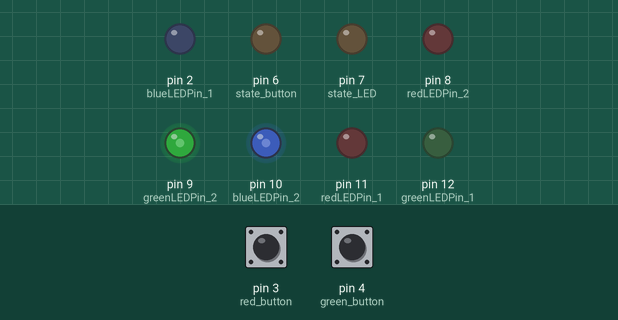
This sketch was run on a simulated Arduino Uno, built with avr-gcc and run on an emulated ATmega328P. Parts: output pins drawn as LEDs (lit = HIGH). Inputs (shaded band) come from the test bench; at power-on: pin 3 (red_button) HIGH, pin 4 (green_button) HIGH. Random numbers use the default seed unless the sketch sets one; what the sketch prints to the serial monitor is not drawn.

Above: at 0.1 s.
At 6.2 s:
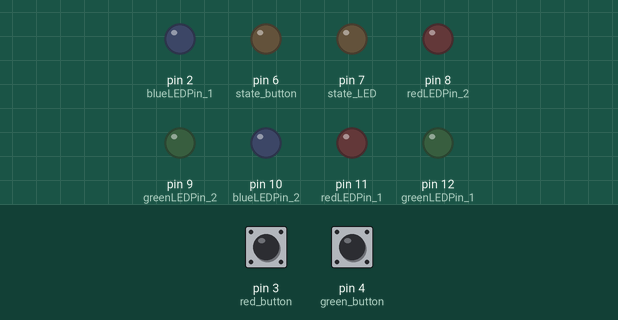
6.3 s: pin 3 (red_button) pulled LOW for 0.15 s
Timing chart, 0 to 9.3 s (numbered marks = the images above; inputs shaded):
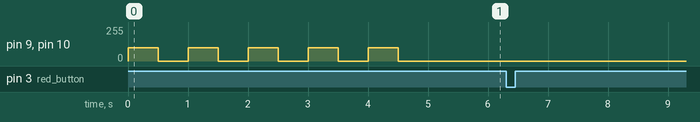

The sketch:

RGB_Hue_match_game.ino
```cpp
/*
Author: Christopher Bannon

This code was made for an Arduino Uno to power 2 RGB LEDs - common anode (negative)

using pins 13, 12, 11, 10, 9, 8, 7, 6, 5, 4
simple test to fade 3 channels LED

  This example code modified from: https://www.arduino.cc/en/Tutorial/BuiltInExamples/Fade
*/

/* Random LED */
int redBrightness_1 = 0;
int greenBrightness_1 = 0;
int blueBrightness_1 = 0;

const int redLEDPin_1 = 11;     // LED connected to pin 11
const int greenLEDPin_1 = 12;  // LED connected to pin 12
const int blueLEDPin_1 = 2;    // LED connected to pin 2 because pin 13 is weird?

/* Player Controlled LED */
int redBrightness_2 = 0;
int greenBrightness_2 = 0;
int blueBrightness_2 = 0;

const int redLEDPin_2 = 8;     // LED connected to pin 8
const int greenLEDPin_2 = 9;  // LED connected to pin 9
const int blueLEDPin_2 = 10;    // LED connected to pin 10

/* Button Logic */
int adding = 1; // +1 or -1 depending on if we are adding rbg or subtracting
const int state_LED = 7;
const int state_button = 6;

const int red_button = 3;
const int green_button = 4;
const int blue_button = 5;

void setup() {
  // initialize serial communications at 9600 bps:
  Serial.begin(9600);

  // set the digital pins as outputs
  pinMode(greenLEDPin_1,OUTPUT);
  pinMode(redLEDPin_1,OUTPUT);
  pinMode(blueLEDPin_1,OUTPUT);

  pinMode(greenLEDPin_2,OUTPUT);
  pinMode(redLEDPin_2,OUTPUT);
  pinMode(blueLEDPin_2,OUTPUT);

  pinMode(state_LED, OUTPUT);
  pinMode(state_button, INPUT_PULLUP);

  pinMode(red_button, INPUT_PULLUP);
  pinMode(blue_button, INPUT_PULLUP);
  pinMode(green_button, INPUT_PULLUP);

  /* set game state state */
  Flash_LEDs(5);
  randomize_LEDs();
}

void loop() {
  /* check if user matched other LED */
  if(checkEquality()) {
    Flash_LEDs(3);
    randomize_LEDs();
    printLEDs();
  }
  /* sample buttons */
  sample_buttons();
  /* display LEDs */
  analogWrite(redLEDPin_1, redBrightness_1);
  analogWrite(greenLEDPin_1, greenBrightness_1);
  analogWrite(blueLEDPin_1, blueBrightness_1);
  analogWrite(redLEDPin_2, redBrightness_2);
  analogWrite(greenLEDPin_2, greenBrightness_2);
  analogWrite(blueLEDPin_2, blueBrightness_2);
}

// ---------------------------------
void AllOff (){
  analogWrite(redLEDPin_1, 0);
  analogWrite(greenLEDPin_1, 0);
  analogWrite(blueLEDPin_1, 0);
  analogWrite(redLEDPin_2, 0);
  analogWrite(greenLEDPin_2, 0);
  analogWrite(blueLEDPin_2, 0);

  analogWrite(state_button, 0);
  adding = -1;
}
// ---------------------------------

// ---------------------------------
void Flash_LEDs(int times) {
  for (int i = 0; i < times; i++) {
    // flashes both LEDs green
    analogWrite(redLEDPin_1, 0);
    analogWrite(greenLEDPin_1,100);
    analogWrite(blueLEDPin_1, 100);
    analogWrite(redLEDPin_2, 0);
    analogWrite(greenLEDPin_2, 100);

    analogWrite(blueLEDPin_2, 100); //idk why this doesn't work??? is it being pulled down during setup? led is blue other times
    delay(500);
    AllOff();
    delay(500);
  }
}
// ---------------------------------
/* Returns a multiple of 25 between 0 and 250 */
int randomRGB() {
  int randomValue = random(11);
  int mappedValue = randomValue * 25;
  return mappedValue;
}
/* Checks if the user has set RGB to same val as example */
bool checkEquality() {
  return redBrightness_1 == redBrightness_2 && greenBrightness_1 == greenBrightness_2 && blueBrightness_1 == blueBrightness_2;
}

void randomize_LEDs() {
  redBrightness_1 = randomRGB();
  greenBrightness_1 = randomRGB();
  blueBrightness_1 = randomRGB();
  redBrightness_2 = randomRGB();
  greenBrightness_2 = randomRGB();
  blueBrightness_2 = randomRGB();
}

void sample_buttons() {
  if (digitalRead(state_button) == HIGH) {
    printLEDs();
    if (adding > 0) {
      digitalWrite(state_LED, LOW);
      adding = -1;
    } else {
      digitalWrite(state_LED, HIGH);
      adding = 1;
    }

    while (digitalRead(state_button) == HIGH) {
      delay(0.5);
    }
  }
  if (digitalRead(red_button) == HIGH) {

    redBrightness_2 += adding * 25;
    redBrightness_2 = boundRGB(redBrightness_2);

    while (digitalRead(red_button) == HIGH) {
      delay(0.5);
    }
    printLEDs();
  }
  if (digitalRead(green_button) == HIGH) {

    greenBrightness_2 += adding * 25;
    greenBrightness_2 = boundRGB(greenBrightness_2);

    while (digitalRead(green_button) == HIGH) {
      delay(0.5);
    }
    printLEDs();
  }
  if (digitalRead(blue_button) == HIGH) {

    blueBrightness_2 += adding * 25;
    blueBrightness_2 = boundRGB(blueBrightness_2);

    while (digitalRead(blue_button) == HIGH) {
      delay(0.5);
    }
    printLEDs();
  }
}

/* returns 250, 0, or value to clamp rgb value */
int boundRGB(int value) {
  if (value > 250) {
    return 250;
  } else if (value < 0) {
    return 0;
  } else {
    return value;
  }
}

/* prints the led values */
void printLEDs() {
  Serial.println("LED 1:");
  Serial.print("R: ");
  Serial.print(redBrightness_1);
  Serial.print(" G: ");
  Serial.print(greenBrightness_1);
  Serial.print(" B: ");
  Serial.println(blueBrightness_1);
  Serial.println("LED 2:");
  Serial.print("R: ");
  Serial.print(redBrightness_2);
  Serial.print(" G: ");
  Serial.print(greenBrightness_2);
  Serial.print(" B: ");
  Serial.println(blueBrightness_2);
}
```

Measured:
- after the input at 6.3 s, every drawn part: stays the same
